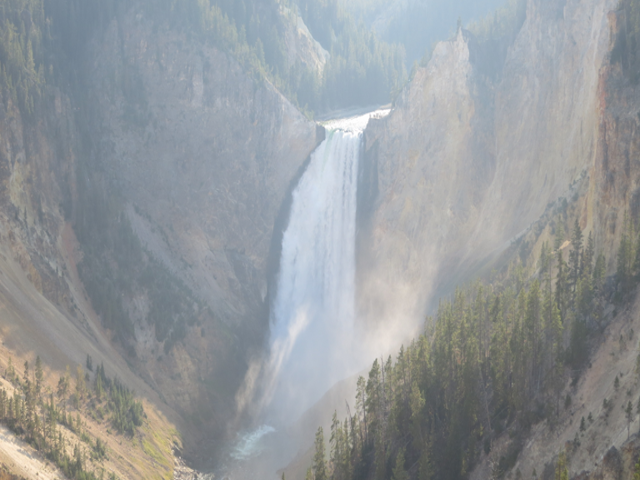
#> input picture ImageEnage/ACETest/waterfall.jpg, 640 x 480 px
$ python ACE.py
#> lines starting #> are read from the running program, lines starting #| are printed output that depends on the picture
#第二步：局部自适应滤波重建亮度--并最后转化为RGB色彩空间
#自动色彩均衡算法ACE
#Rizzi等依据Retinex理论提出了自动颜色均衡算法，该算法考虑了图像中颜色和亮度的空间位置关系，进行局部特性的自适应滤波，
# 实现具有局部和非线性特征的图像亮度与色彩调整和对比度调整，同时满足灰色世界理论假设和白色斑点
#OpenCV—python 自动色彩均衡（ACE）
import os
import time

import cv2
import numpy as np
import math

from PIL import Image

from ImageEnage.Transform import __Rgb2Hsi, rgbtohsi


def stretchImage(data, s=0.005, bins = 2000): #线性拉伸，去掉最大最小0.5%的像素值，然后线性拉伸至[0,1]
    ht = np.histogram(data, bins);
    d = np.cumsum(ht[0])/float(data.size)
    lmin = 0; lmax=bins-1
    while lmin<bins:
        if d[lmin]>=s:
            break
        lmin+=1
    while lmax>=0:
        if d[lmax]<=1-s:
            break
        lmax-=1
    return np.clip((data-ht[1][lmin])/(ht[1][lmax]-ht[1][lmin]), 0,1)

g_para = {}

def getPara(radius = 5): #根据半径计算权重参数矩阵
    global g_para
    m = g_para.get(radius, None)
    if m is not None:
        return m
    size = radius*2+1
    m = np.zeros((size, size))
    for h in range(-radius, radius+1):
        for w in range(-radius, radius+1):
            if h==0 and w==0:
                continue
            m[radius+h, radius+w] = 1.0/math.sqrt(h**2+w**2)
            m /= m.sum()
            g_para[radius] = m
    return m

def zmIce(I, ratio=4, radius=300): #常规的ACE实现
    para = getPara(radius)
    height,width = I.shape
    zh,zw = [0]*radius + [x for x in range(height)] + [height-1]*radius, [0]*radius + [x for x in range(width)] + [width -1]*radius
    Z = I[np.ix_(zh, zw)]
    res = np.zeros(I.shape)
    for h in range(radius*2+1):
        for w in range(radius*2+1):
            if para[h][w] == 0:
                continue
            res += (para[h][w] * np.clip((I-Z[h:h+height, w:w+width])*ratio, -1, 1))
    return res


def zmIceFast(I, ratio, radius): #单通道ACE快速增强实现
    height, width = I.shape[:2]
    if min(height, width) <=2:
        return np.zeros(I.shape)+0.5
    Rs = cv2.resize(I, ((width+1)//2, (height+1)//2))
    Rf = zmIceFast(Rs, ratio, radius) #递归调用
    Rf = cv2.resize(Rf, (width, height))
    Rs = cv2.resize(Rs, (width, height))
    return Rf+zmIce(I,ratio, radius)-zmIce(Rs,ratio,radius)


def zmIceColor(I, ratio=2, radius=4): #rgb三通道分别增强，ratio是对比度增强因子2，radius是卷积模板半径4
#> called with ratio = 2, radius = 4
    res = np.zeros(I.shape)
#> res: shape (480, 640, 3) float64; every value is 0
    for k in range(3):
        res[:,:,k] = stretchImage(zmIceFast(I[:,:,k], ratio, radius))
#> this loop made 3 passes
#> pass 1, in zmIceFast, `Rs = cv2.resize(I, ((width+1)//2, (height+1)//2))`:
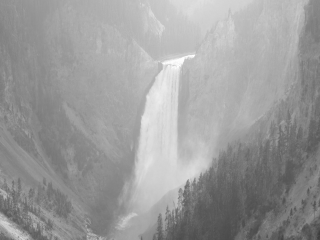
#> Rs: shape (240, 320) float64; min 0.236, max 0.997, mean 0.609
#> after the loop:
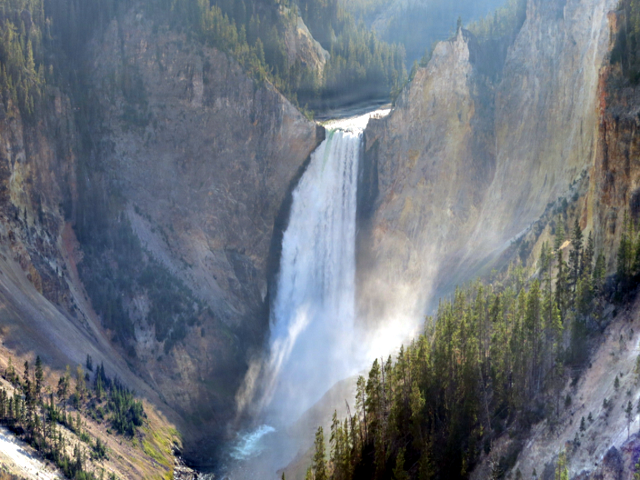
#> res: shape (480, 640, 3) float64; mean B, G, R 0.492, 0.457, 0.429
    return res

if __name__ == '__main__':
    # [6 lines of commented-out code are left out]
    begin=time.time()
    m = zmIceColor(cv2.imread('waterfall.jpg')/255.0)*255  #cv2.imread('Test.jpg')/255.0
    #m=zmIce(cv2.imread('waterfall.jpg')/255.0)*255
    end=time.time()
    print(int(round(end * 1000)) - int(round(begin * 1000)))
    cv2.imwrite('zmIceOne.jpg', m)
    #cv2.imwrite('TestTwo.jpg',Img_Rgb)

$ run again, with ImageEnage/ACETest/ACEBeach.jpg copied over ImageEnage/ACETest/waterfall.jpg
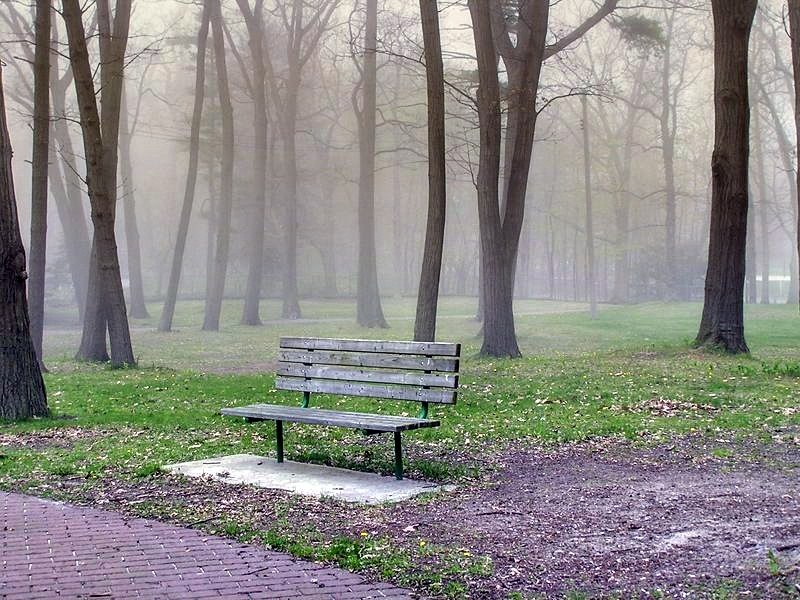
#> input picture ImageEnage/ACETest/ACEBeach.jpg, 800 x 600 px
#> the loop in zmIceColor, `for k in range(3):` made 3 passes
#> pass 1, in zmIceFast (call 4), `Rs = cv2.resize(I, ((width+1)//2, (height+1)//2))`:
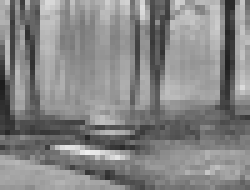
#> Rs: shape (38, 50) float64 (shown 5 times larger); min 0.116, max 0.937, mean 0.526
#> after the loop in zmIceColor, `for k in range(3):`:
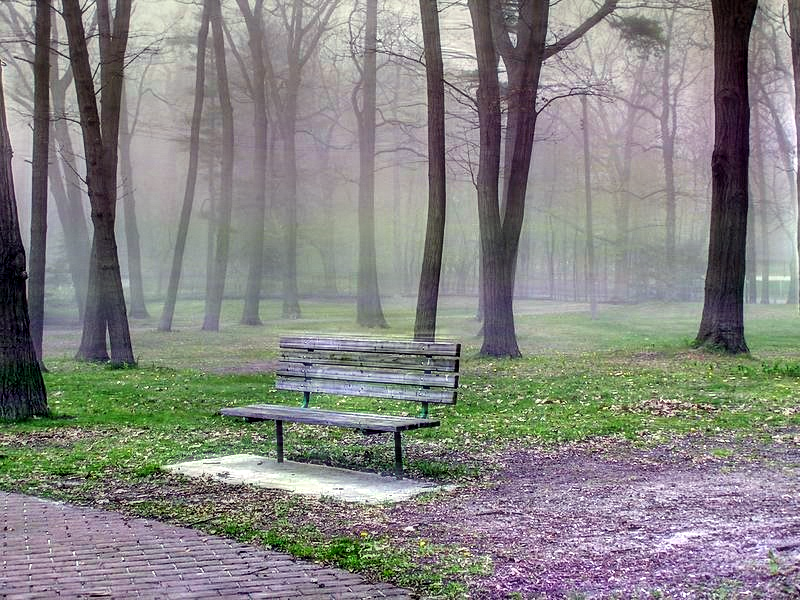
#> res: shape (600, 800, 3) float64; mean B, G, R 0.516, 0.528, 0.529

$ run again, with ImageEnage/ACETest/ACEwater.jpg copied over ImageEnage/ACETest/waterfall.jpg
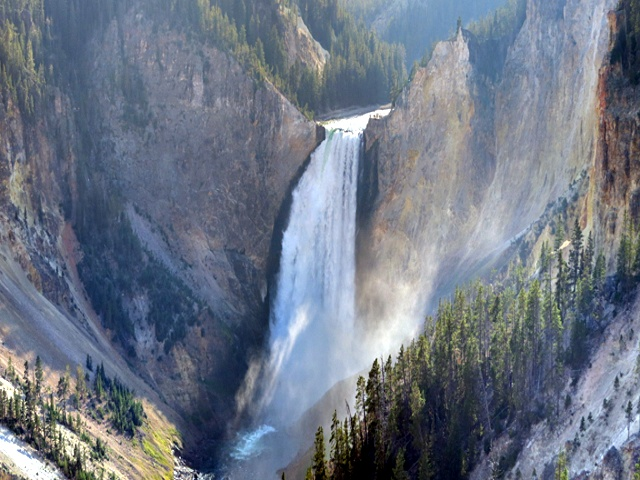
#> input picture ImageEnage/ACETest/ACEwater.jpg, 640 x 480 px
#> the loop in zmIceColor, `for k in range(3):` made 3 passes
#> pass 1, in zmIceFast (call 4), `Rs = cv2.resize(I, ((width+1)//2, (height+1)//2))`:
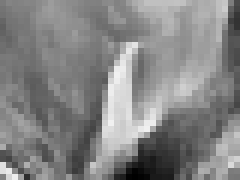
#> Rs: shape (30, 40) float64 (shown 6 times larger); min 0.000812, max 0.948, mean 0.522
#> after the loop in zmIceColor, `for k in range(3):`:
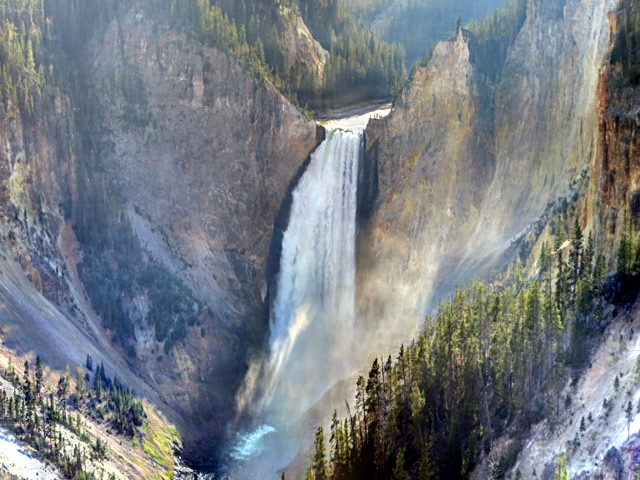
#> res: shape (480, 640, 3) float64; mean B, G, R 0.514, 0.491, 0.467
